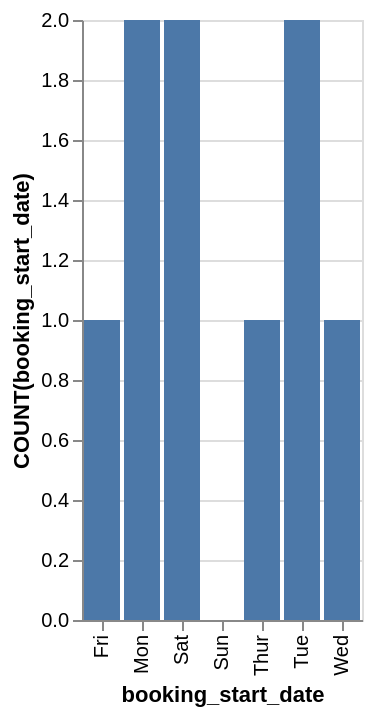

The specification (Vega-Lite) saved for this image:
### Vega-Lite specification from a JSON file in a GitHub repository (floating-point values rounded to 4 significant figures)
{"data": {"values": [{"x_data": "Mon", "y_data": 2}, {"x_data": "Tue", "y_data": 2}, {"x_data": "Wed", "y_data": 1}, {"x_data": "Thur", "y_data": 1}, {"x_data": "Fri", "y_data": 1}, {"x_data": "Sat", "y_data": 2}, {"x_data": "Sun", "y_data": 0}]}, "mark": "bar", "encoding": {"x": {"field": "x_data", "type": "nominal", "title": "booking_start_date", "sort": "ascending"}, "y": {"field": "y_data", "type": "quantitative", "title": "COUNT(booking_start_date)"}}}
